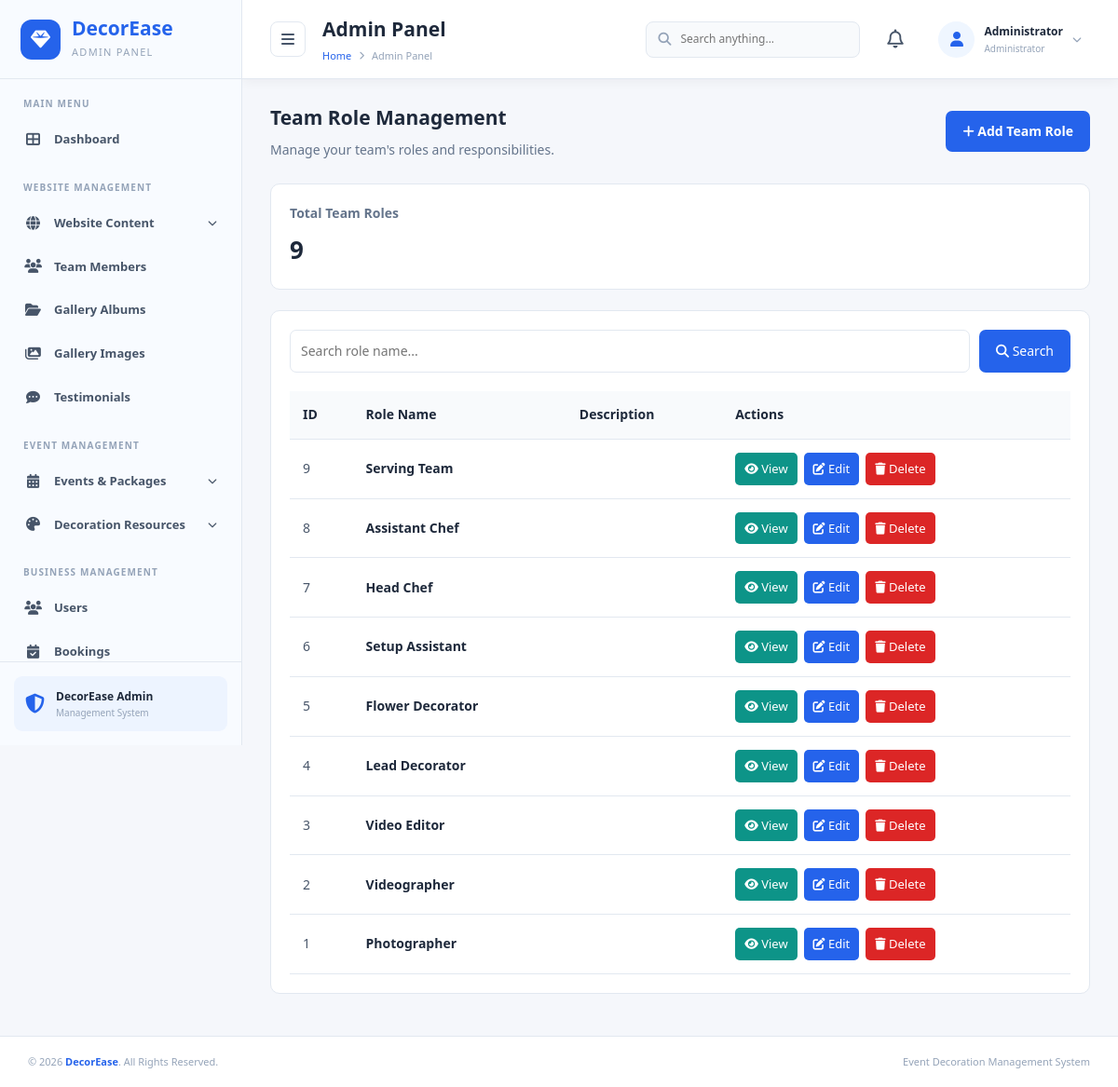
Screenshot of /admin/team_roles.php with the database file from the repository.
### tables this page shows
CREATE TABLE `team_roles` (
  `role_id` int(10) UNSIGNED NOT NULL,
  `role_name` varchar(120) NOT NULL,
  `description` text DEFAULT NULL
);

### admin/team_roles.php (the view, shortened to what this page needs)
<?php
require_once __DIR__ . '/../db.php';
$search = trim($_GET['search'] ?? '');
$sql = "SELECT * FROM team_roles";
$sql .= " ORDER BY role_id DESC";
$stmt = $conn->prepare($sql);
$stmt->execute();
$roles = $stmt->get_result();
$totalResult = $conn->query("SELECT COUNT(*) AS total FROM team_roles");
$totalRoles = $totalResult->fetch_assoc()['total'];
?>
<!DOCTYPE html>
<html lang="en">
<head>
<link rel="stylesheet" href="includes/css/admin.css">
<link rel="stylesheet" href="https://cdnjs.cloudflare.com/ajax/libs/font-awesome/6.5.0/css/all.min.css">
</head>
<body>
<div class="admin-container">
<?php include 'includes/sidebar.php'; ?>
<main class="main-content">
<?php include 'includes/header.php'; ?>
<section class="role-page">
    <div class="role-header">
        <div>
            <h2>Team Role Management</h2>
            <p>Manage your team's roles and responsibilities.</p>
        </div>
        <a href="add_team_role.php" class="role-add-btn">
            <i class="fas fa-plus"></i> Add Team Role
        </a>
    </div>
    <div class="role-summary">
        <h3>Total Team Roles</h3>
        <strong><?php echo (int)$totalRoles; ?></strong>
    </div>
    <div class="role-card">
        <form method="GET" class="role-filter">
            <input type="search" name="search"
                   placeholder="Search role name..."
                   value="<?php echo htmlspecialchars($search); ?>">
            <button type="submit"><i class="fas fa-search"></i> Search</button>
        </form>
        <table class="role-table">
            <thead>
                <tr>
                    <th>ID</th>
                    <th>Role Name</th>
                    <th>Description</th>
                    <th>Actions</th>
                </tr>
            </thead>
            <tbody>
            <?php if ($roles->num_rows > 0): ?>
                <?php while ($role = $roles->fetch_assoc()): ?>
                <tr>
                    <td><?php echo (int)$role['role_id']; ?></td>
                    <td>
                        <strong><?php echo htmlspecialchars($role['role_name']); ?></strong>
                    </td>
                    <td>
                    </td>
                    <td>
                        <div class="role-actions">
                            <a class="role-view"
                               href="view_team_role.php?role_id=<?php echo (int)$role['role_id']; ?>">
                                <i class="fas fa-eye"></i> View
                            </a>
                            <a class="role-edit"
                               href="edit_team_role.php?role_id=<?php echo (int)$role['role_id']; ?>">
                                <i class="fas fa-edit"></i> Edit
                            </a>
                            <a class="role-delete"
                               href="delete_team_role.php?role_id=<?php echo (int)$role['role_id']; ?>">
                                <i class="fas fa-trash"></i> Delete
                            </a>
                        </div>
                    </td>
                </tr>
                <?php endwhile; ?>
            <?php else: ?>
                <tr>
                    <td colspan="4" class="role-empty">No team roles found.</td>
                </tr>
            <?php endif; ?>
            </tbody>
        </table>
    </div>
</section>
</main>
</div>
<?php include 'includes/footer.php'; ?>
</body>
</html>

### admin/team_roles.php (style rules this page uses)
.role-page { padding:25px 30px; background:#f5f7fb; min-height:100vh; }
.role-header { display:flex; justify-content:space-between; align-items:center; gap:15px; margin-bottom:25px; }
.role-header h2 { color:#1e293b; margin:0 0 6px; }
.role-header p { color:#64748b; margin:0; }
.role-add-btn { background:#2563eb; color:#fff; padding:11px 18px; border-radius:7px; text-decoration:none; font-weight:600; }
.role-summary { background:#fff; padding:20px; border-radius:10px; margin-bottom:22px; border:1px solid #e2e8f0; }
.role-summary h3 { font-size:14px; color:#64748b; margin:0 0 8px; }
.role-summary strong { font-size:26px; color:#1e293b; }
.role-card { background:#fff; border:1px solid #e2e8f0; border-radius:10px; padding:20px; }
.role-filter { display:flex; gap:10px; margin-bottom:20px; }
.role-filter input { flex:1; padding:11px; border:1px solid #e2e8f0; border-radius:7px; }
.role-filter button { padding:10px 18px; background:#2563eb; color:#fff; border:0; border-radius:7px; cursor:pointer; }
.role-table { width:100%; border-collapse:collapse; }
.role-table th,.role-table td { padding:14px; text-align:left; border-bottom:1px solid #e2e8f0; color:#475569; }
.role-table th { background:#f8fafc; color:#1e293b; }
.role-table td strong { color:#1e293b; }
.role-actions { display:flex; gap:7px; flex-wrap:wrap; }
.role-actions a { padding:7px 10px; border-radius:5px; text-decoration:none; font-size:13px; color:#fff; }
.role-view { background:#0d9488; }
.role-edit { background:#2563eb; }
.role-delete { background:#dc2626; }

### rows the page displays
team_roles: role_id "9", role_name "Serving Team"
team_roles: role_id "8", role_name "Assistant Chef"
team_roles: role_id "7", role_name "Head Chef"
team_roles: role_id "6", role_name "Setup Assistant"
team_roles: role_id "5", role_name "Flower Decorator"
team_roles: role_id "4", role_name "Lead Decorator"
team_roles: role_id "3", role_name "Video Editor"
team_roles: role_id "2", role_name "Videographer"
team_roles: role_id "1", role_name "Photographer"

### other values shown
$pageTitle "Admin Panel"
$adminName "Administrator"
$totalRoles "9"
